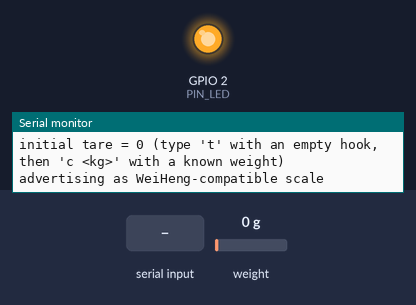
Simulated run of this sketch. Board: ESP32. On the bench: output pins drawn as LEDs (lit = HIGH), the last lines printed to the serial monitor. Dashed ring = blinking. The test bench sets the inputs (shaded band); at power-on: weight on the scale 0 g. EEPROM starts erased; nothing arrives over Bluetooth unless stated.

Above: at 1.5 s.
At 2.5 s:
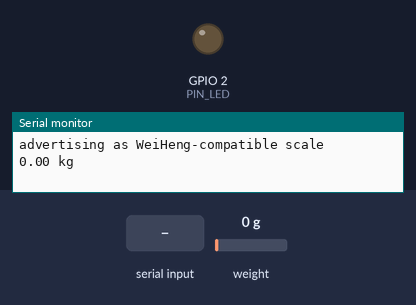
2.6 s: weight on the scale set to 1250 g
At 2.71 s:
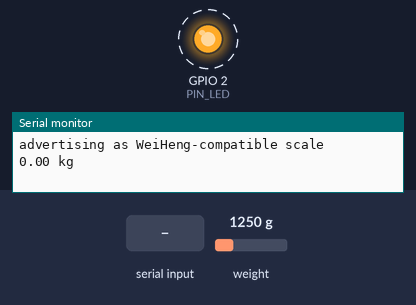
5.6 s: "t90\n" received over Serial
10.4 s: "c90\n" received over Serial
Timing chart, 0 to 14.4 s (numbered marks = the images above; inputs shaded):
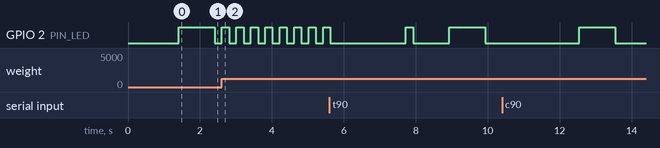

The sketch:

isoforce_scale.ino
```cpp
/*
  Iso Force Scale — ESP32 + HX711 crane-scale conversion
  ------------------------------------------------------
  Reads the scale's load cell through an HX711 and broadcasts the weight as BLE
  advertisements in the WeiHeng WH-C06 format, so Iso Force's "Connect scale"
  picks it up with no pairing (company ID 0x0100, weight*100 big-endian at bytes 10-11).

  Wiring (see wiring card):
    HX711 VCC -> ESP32 3V3     HX711 DT  -> ESP32 GPIO 16
    HX711 GND -> ESP32 GND     HX711 SCK -> ESP32 GPIO 4
    Load cell: E+ -> E+, E- -> E-, S+/A+ -> A+, S-/A- -> A-
    Battery +  -> slide switch -> ESP32 VIN,  Battery - -> ESP32 GND

  Serial Monitor (115200 baud) commands for calibration:
    t          tare (zero) with nothing on the hook
    c 16       calibrate: a known 16 kg is hanging right now (use your weight's kg)
    r          show raw ADC reading
    f 1234.5   set the calibration factor directly
    s          save calibration to flash (c does this automatically)

  Arduino IDE setup:
    Boards Manager  -> "esp32" by Espressif
    Library Manager -> "HX711" by Bogdan Necula (bogde)
    Board: "ESP32 Dev Module"   Upload speed: 921600   Partition: default
*/

#include <Arduino.h>
#include <HX711.h>
#include <Preferences.h>
#include <BLEDevice.h>
#include <BLEAdvertising.h>

// ---------------- pins ----------------
const int PIN_DT  = 16;
const int PIN_SCK = 4;
const int PIN_LED = 2;      // onboard blue LED on most ESP32 dev boards

// ---------------- config ----------------
const char*    BLE_NAME        = "IF_ISOFORCE";
const uint16_t COMPANY_ID      = 0x0100;   // WeiHeng
const uint32_t ADV_PERIOD_MS   = 100;      // ~10 Hz like the real WH-C06
const float    DEFAULT_FACTOR  = 22000.0f; // placeholder until you calibrate

HX711       scale;
Preferences prefs;
BLEAdvertising* adv = nullptr;

float   calFactor = DEFAULT_FACTOR;
long    tareOffset = 0;
float   kgSmoothed = 0;
uint32_t lastAdv = 0;
uint32_t lastBlink = 0;

// ---------------- helpers ----------------
void loadCal() {
  prefs.begin("ufs", true);
  calFactor  = prefs.getFloat("factor", DEFAULT_FACTOR);
  tareOffset = prefs.getLong("tare", 0);
  prefs.end();
}
void saveCal() {
  prefs.begin("ufs", false);
  prefs.putFloat("factor", calFactor);
  prefs.putLong("tare", tareOffset);
  prefs.end();
  Serial.printf("saved: factor=%.3f tare=%ld\n", calFactor, tareOffset);
}

// Build the WeiHeng-style manufacturer payload (after the 2-byte company id):
// bytes 0..9 filler, 10..11 = weight*100 big-endian, 12 = 0, 13 = stable flag + unit (kg)
void setAdvertisedWeight(float kg) {
  if (kg < 0) kg = 0;
  uint16_t w = (uint16_t)min(65535.0f, kg * 100.0f);
  uint8_t payload[2 + 14];
  payload[0] = COMPANY_ID & 0xFF;          // company id little-endian: 0x00, 0x01
  payload[1] = (COMPANY_ID >> 8) & 0xFF;
  for (int i = 2; i < 12; i++) payload[i] = 0;
  payload[2 + 10] = (w >> 8) & 0xFF;
  payload[2 + 11] = w & 0xFF;
  payload[2 + 12] = 0;
  payload[2 + 13] = 0x10;                  // high nibble 1 = stable, low nibble 0 = kg

  BLEAdvertisementData d;
  d.setFlags(0x06);
  d.setManufacturerData(String((const char*)payload, sizeof(payload)));
  BLEAdvertisementData sr;
  sr.setName(BLE_NAME);

  adv->stop();
  adv->setAdvertisementData(d);
  adv->setScanResponseData(sr);
  adv->start();
}

float readKg() {
  if (!scale.is_ready()) return kgSmoothed;
  long raw = scale.read();                 // one 10 SPS sample
  float kg = (raw - tareOffset) / calFactor;
  // light smoothing: fast enough for isometrics, kills single-sample noise
  kgSmoothed = kgSmoothed * 0.5f + kg * 0.5f;
  return kgSmoothed;
}

void handleSerial() {
  static String line;
  while (Serial.available()) {
    char ch = (char)Serial.read();
    if (ch == '\n' || ch == '\r') {
      line.trim();
      if (line.length()) {
        char cmd = line[0];
        float arg = line.length() > 1 ? line.substring(1).toFloat() : 0;
        if (cmd == 't') {
          tareOffset = scale.read_average(20);
          Serial.printf("tare offset = %ld\n", tareOffset);
          saveCal();
        } else if (cmd == 'c' && arg > 0) {
          long avg = scale.read_average(20);
          calFactor = (avg - tareOffset) / arg;
          Serial.printf("calibrated with %.2f kg: factor = %.3f\n", arg, calFactor);
          saveCal();
        } else if (cmd == 'r') {
          Serial.printf("raw = %ld  (tare %ld, factor %.3f) -> %.2f kg\n",
                        scale.read_average(5), tareOffset, calFactor, kgSmoothed);
        } else if (cmd == 'f' && arg != 0) {
          calFactor = arg; saveCal();
        } else if (cmd == 's') {
          saveCal();
        } else {
          Serial.println("commands: t | c <kg> | r | f <factor> | s");
        }
      }
      line = "";
    } else {
      line += ch;
    }
  }
}

// ---------------- setup / loop ----------------
void setup() {
  Serial.begin(115200);
  pinMode(PIN_LED, OUTPUT);
  delay(300);
  Serial.println("\nIso Force Scale starting");

  scale.begin(PIN_DT, PIN_SCK);
  loadCal();
  Serial.printf("factor=%.3f tare=%ld\n", calFactor, tareOffset);
  if (tareOffset == 0 && scale.wait_ready_timeout(2000)) {
    tareOffset = scale.read_average(10);   // first boot: zero wherever it is
    Serial.printf("initial tare = %ld (type 't' with an empty hook, then 'c <kg>' with a known weight)\n", tareOffset);
  }

  BLEDevice::init(BLE_NAME);
  adv = BLEDevice::getAdvertising();
  adv->setMinInterval(0x50);               // 50 ms
  adv->setMaxInterval(0xA0);               // 100 ms
  setAdvertisedWeight(0);
  Serial.println("advertising as WeiHeng-compatible scale");
}

void loop() {
  handleSerial();
  float kg = readKg();

  uint32_t now = millis();
  if (now - lastAdv >= ADV_PERIOD_MS) {
    lastAdv = now;
    setAdvertisedWeight(kg);
    static uint8_t n = 0;
    if ((++n % 10) == 0) Serial.printf("%.2f kg\n", kg);
  }
  // heartbeat: slow blink idle, fast blink under load
  uint32_t blinkMs = kg > 2 ? 150 : 1000;
  if (now - lastBlink >= blinkMs) { lastBlink = now; digitalWrite(PIN_LED, !digitalRead(PIN_LED)); }
}
```
